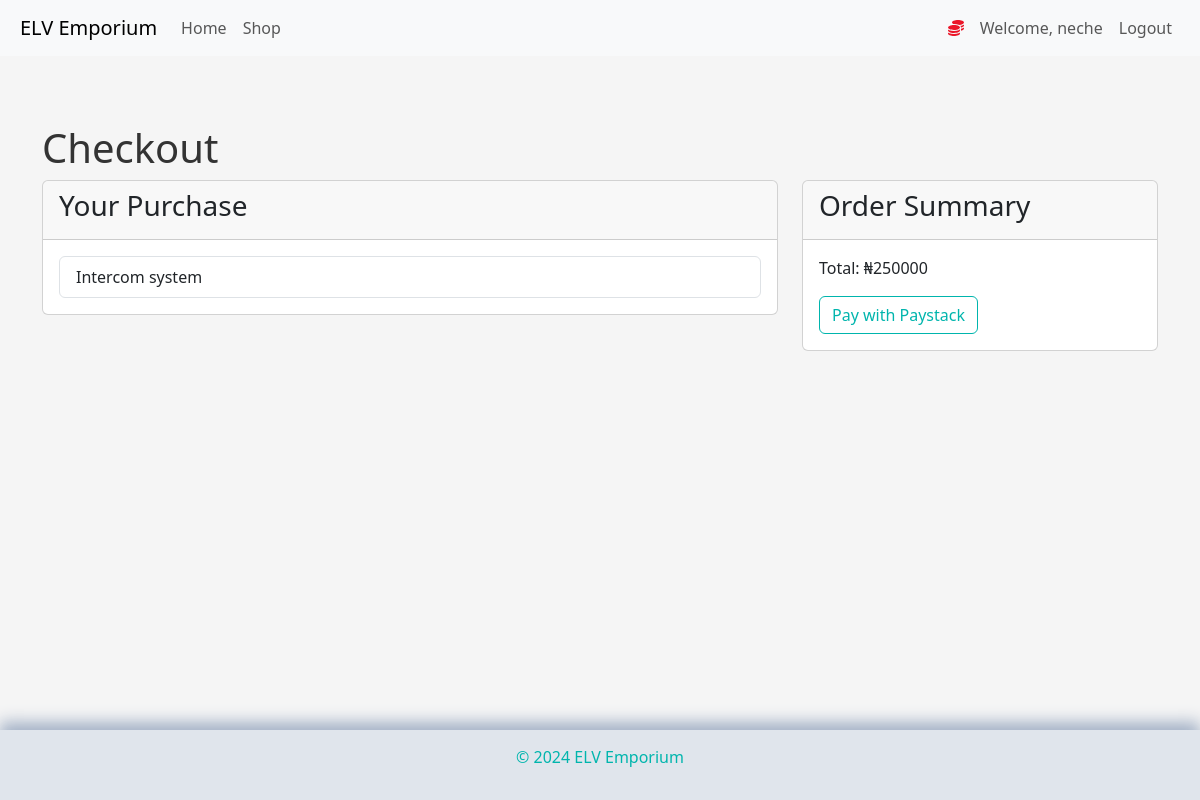
/checkout?item_id=4 (signed in), run on the app's committed database.
### market/models.py (models this page shows, shortened)
class User(db.Model, UserMixin):
    id = db.Column(db.Integer, primary_key=True)
    username = db.Column(db.String(30), nullable=False, unique=True)
    email_address = db.Column(db.String(60), nullable=False, unique=True)
    password_hash = db.Column(db.String(60), nullable=False)
    items = db.relationship('Item', backref='owned_user', lazy=True)
    cart = db.relationship('CartItem', backref='user', lazy=True)
    @property
    def password(self):
        return self.password

class Item(db.Model):
    id = db.Column(db.Integer, primary_key=True)
    name = db.Column(db.String(30), nullable=False, unique=True)
    category = db.Column(db.String(30), nullable=False)
    price = db.Column(db.Integer, nullable=True)
    owner = db.Column(db.Integer, db.ForeignKey('user.id'))
    image_filename = db.Column(db.String(100), nullable=False, default='default_image.jpg')

### market/routes.py (the view)
@app.route('/checkout', methods=['GET'])
@login_required
def checkout():
    item_id = request.args.get('item_id')
    if item_id:
        item = Item.query.get_or_404(item_id)
        total = item.price
        items = [item]
    else:
        items = current_user.cart_items()
        total = current_user.cart_total()
    return render_template('checkout.html', items=items, total=total)

### market/models.py (called while the page is built)
@login_manager.user_loader
def load_user(user_id):
    return User.query.get(int(user_id))

### market/templates/checkout.html (shortened to what this page needs)
{% extends 'base.html' %}
{% block content %}
<div class="container mt-5">
    <h1>Checkout</h1>
    <div class="row">
        <div class="col-md-8">
            <div class="card">
                <div class="card-header">
                    <h3>Your Purchase</h3>
                </div>
                <div class="card-body">
                    <ul class="list-group">
                        {% for item in items %}
                        <li class="list-group-item d-flex justify-content-between align-items-center">
                            {{ item.name }}
                            <span class="badge badge-primary badge-pill">₦{{ item.price }}</span>
                        </li>
                        {% endfor %}
                    </ul>
                </div>
            </div>
        </div>
        <div class="col-md-4">
            <div class="card">
                <div class="card-header">
                    <h3>Order Summary</h3>
                </div>
                <div class="card-body">
                    <p>Total: ₦{{ total }}</p>
                    <button id="payButton" class="btn btn-primary btn-block">Pay with Paystack</button>
                </div>
            </div>
        </div>
    </div>
</div>
{% endblock %}

### market/templates/base.html (shortened to what this page needs)
<!doctype html>
<html lang="en">
<head>
    <link href="https://cdn.jsdelivr.net/npm/bootstrap@5.3.3/dist/css/bootstrap.min.css" rel="stylesheet"
>
    <link rel="stylesheet" href="https://cdnjs.cloudflare.com/ajax/libs/font-awesome/6.4.0/css/all.min.css">
</head>
<body>
    <nav class="navbar navbar-expand-lg bg-body-tertiary">
        <a class="navbar-brand" href="{{ url_for('home_page') }}">ELV Emporium</a>
        <div class="collapse navbar-collapse" id="navbarSupportedContent">
            <ul class="navbar-nav me-auto mb-2 mb-lg-0">
                <li class="nav-item active">
                    <a class="nav-link" href="{{ url_for('home_page') }}">Home </a>
                </li>
                <li class="nav-item">
                    <a class="nav-link" href="{{ url_for('shop_page') }}">Shop</a>
                </li>
            </ul>
            {% if current_user.is_authenticated %}
            <ul class="navbar-nav">
                <li class="nav-item">
                    <a class="nav-link" style="color: rgb(235, 22, 40); font-weight: bold">
                        <i class="fas fa-coins"></i>
                    </a>
                </li>
                <li class="nav-item">
                    <a class="nav-link">Welcome, {{ current_user.username }}</a>
                </li>
                <li class="nav-item">
                    <a class="nav-link" href="{{ url_for('logout_page') }}">Logout</a>
                </li>
            </ul>
            {% endif %}
        </div>
    </nav>
    <div class="content-wrapper">
        {% block content %}
        {% endblock %}
    </div>
    <footer class="neumorphic-footer">
        <div class="copyright">
            <p>&copy; 2024 ELV Emporium</p>
        </div>
    </footer>
</body>
</html>

### market/templates/base.html (style rules this page uses)
body { background-color: whitesmoke; color: #333; margin: 0; padding: 0; min-height: 100vh; display: flex; flex-direction: column; }
nav.navbar { padding-left: 20px; padding-right: 20px; }
button.btn { border: 1px solid #00B5AD; background-color: transparent; color: #00B5AD; }
.content-wrapper { flex: 1 0 auto; padding: 20px; }
.neumorphic-footer { flex-shrink: 0; background-color: #e0e5ec; padding: 15px; box-shadow: 0 -8px 15px #a3b1c6, 0 8px 15px #ffffff; }
.copyright { text-align: center; color: #00B5AD; }

### data on the page
User: username "neche"
Item: name "Intercom system", price "250000"
